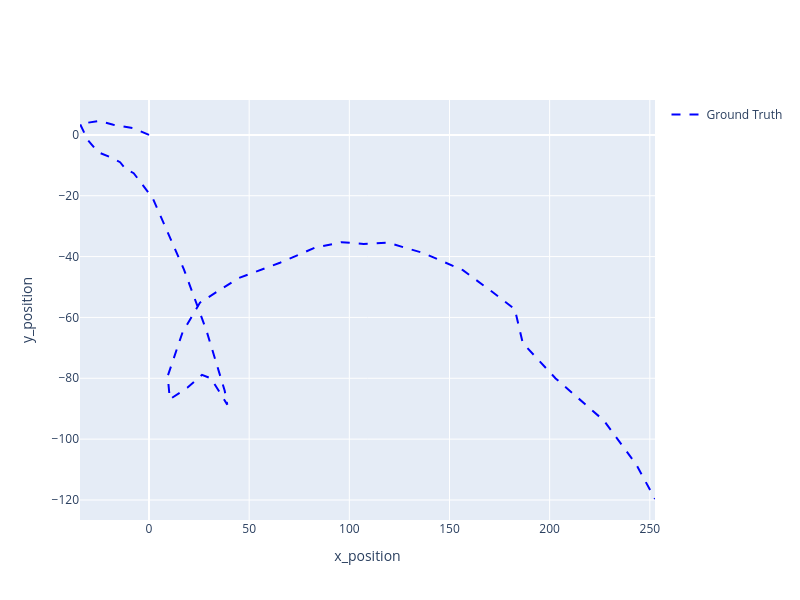

Write notebook code for a chart like this one.
### Markdown cell above
In addition to the ground truth, Stone Soup plotting tools allow measurements and predicted tracks (see later) to be plotted and synced together consistently.

An animated plotter that uses Plotly graph objects can be accessed via the `AnimatedPlotterly` class from Stone Soup.

Note that the animated plotter requires a list of timesteps as an input, and that `tail_length`
is set to 0.3. This means that each data point will be on display for 30% of the total
simulation time. The mapping argument is [0, 2] because those are the x and y position indices from our state vector.

If a static plotter is preferred, the `Plotterly` class can be used instead

### Code cell
# from stonesoup.plotter import AnimatedPlotterly
# plotter = AnimatedPlotterly(timesteps, tail_length=1.0, width=800, height=600)

from stonesoup.plotter import Plotterly, Dimension
# We first plot the generated position components of the generated groundtruth.
xy_plotter= Plotterly(autosize=False, width=800,height=600, axis_labels=['x_position', 'y_position'])
xy_plotter.plot_ground_truths(truth, [0,2],line=dict(color=colors_dict['truth']))
xy_plotter.fig

### Figure 1 — Plotly figure (JSON) as saved in the notebook; plotly's stock layout.template omitted (floating-point values rounded to 4 significant figures)
{"data": [{"legendgroup": "Ground Truth", "legendrank": 100, "line": {"color": "blue", "dash": "dash"}, "mode": "lines", "name": "Ground Truth", "showlegend": true, "text": ["GroundTruthState<br>[[0]\n [1]\n [0]\n [1]]<br>2025-06-02 01:03:48", "GroundTruthState<br>[[-2.30419745]\n [-5.84760842]\n [ 0.6991504 ]\n [ 2.537487  ]]<br>2025-06-02 01:03:49", "GroundTruthState<br>[[-7.66601679]\n [-5.70574346]\n [ 2.19051091]\n [ 1.77747814]]<br>2025-06-02 01:03:50", "GroundTruthState<br>[[-13.162837  ]\n [ -5.65109917]\n [  2.79898105]\n [ -0.35947115]]<br>2025-06-02 01:03:51", "GroundTruthState<br>[[-17.7838805 ]\n [ -4.53818728]\n [  3.32944883]\n [  0.29269278]]<br>2025-06-02 01:03:52", "GroundTruthState<br>[[-25.0283455 ]\n [-10.89599934]\n [  4.56360952]\n [  2.34506157]]<br>2025-06-02 01:03:53", "GroundTruthState<br>[[-34.44229878]\n [ -4.86210918]\n [  3.6096617 ]\n [ -5.43560658]]<br>2025-06-02 01:03:54", "GroundTruthState<br>[[-30.57317154]\n [  6.2378031 ]\n [ -1.65585717]\n [ -6.74969959]]<br>2025-06-02 01:03:55", "GroundTruthState<br>[[-25.4976094 ]\n [  6.03543138]\n [ -5.64721273]\n [ -2.8115182 ]]<br>2025-06-02 01:03:56", "GroundTruthState<br>[[-19.4733401 ]\n [  5.56736661]\n [ -7.27372978]\n [ -0.63863368]]<br>2025-06-02 01:03:57", "GroundTruthState<br>[[-14.43356744]\n [  5.03866102]\n [ -8.97778867]\n [ -5.30612512]]<br>2025-06-02 01:03:58", "GroundTruthState<br>[[-11.53390094]\n [  2.76708548]\n [-11.28803015]\n [ -0.09780792]]<br>2025-06-02 01:03:59", "GroundTruthState<br>[[ -7.63622067]\n [  7.13433569]\n [-12.60142511]\n [ -2.67934512]]<br>2025-06-02 01:04:00", "GroundTruthState<br>[[  1.83183945]\n [ 17.47282807]\n [-20.7695639 ]\n [-24.81829313]]<br>2025-06-02 01:04:01", "GroundTruthState<br>[[ 17.41579162]\n [ 14.2470118 ]\n [-44.18053429]\n [-21.9123913 ]]<br>2025-06-02 01:04:02", "GroundTruthState<br>[[ 28.76823499]\n [ 10.37254019]\n [-64.48803568]\n [-20.18242483]]<br>2025-06-02 01:04:03", "GroundTruthState<br>[[ 37.79357151]\n [  6.14364659]\n [-84.11059973]\n [-19.36396255]]<br>2025-06-02 01:04:04", "GroundTruthState<br>[[ 39.07424055]\n [ -5.09069854]\n [-88.66259152]\n [  4.85624186]]<br>2025-06-02 01:04:05", "GroundTruthState<br>[[ 35.27024878]\n [ -3.87272972]\n [-84.3873499 ]\n [  5.74085337]]<br>2025-06-02 01:04:06", "GroundTruthState<br>[[ 30.98897228]\n [ -4.74956972]\n [-80.03988515]\n [  1.99190864]]<br>2025-06-02 01:04:07", "GroundTruthState<br>[[ 26.45978071]\n [ -4.65859373]\n [-78.85846516]\n [ -0.20761973]]<br>2025-06-02 01:04:08", "GroundTruthState<br>[[ 19.10850648]\n [-11.32706893]\n [-83.12036204]\n [ -5.49270646]]<br>2025-06-02 01:04:09", "GroundTruthState<br>[[ 10.39356196]\n [ -5.66249441]\n [-86.88935566]\n [  2.82369601]]<br>2025-06-02 01:04:10", "GroundTruthState<br>[[  9.34483146]\n [  6.8667648 ]\n [-79.26211636]\n [ 17.11528642]]<br>2025-06-02 01:04:11", "GroundTruthState<br>[[ 16.76747133]\n [  8.33004234]\n [-64.87126932]\n [ 10.83696415]]<br>2025-06-02 01:04:12", "GroundTruthState<br>[[ 25.44350456]\n [ 12.83595379]\n [-55.12920103]\n [  9.96589573]]<br>2025-06-02 01:04:13", "GroundTruthState<br>[[ 44.51374931]\n [ 20.76876578]\n [-47.13326869]\n [  6.17131286]]<br>2025-06-02 01:04:14", "GroundTruthState<br>[[ 65.37661419]\n [ 17.92894768]\n [-42.03724846]\n [  5.90137926]]<br>2025-06-02 01:04:15", "GroundTruthState<br>[[ 82.87797458]\n [ 15.35524839]\n [-37.0689767 ]\n [  4.95725681]]<br>2025-06-02 01:04:16", "GroundTruthState<br>[[ 96.15401344]\n [ 11.68211564]\n [-35.25624508]\n [ -1.72483612]]<br>2025-06-02 01:04:17", "GroundTruthState<br>[[107.1469018 ]\n [ 11.11159028]\n [-35.8366556 ]\n [  1.17706513]]<br>2025-06-02 01:04:18", "GroundTruthState<br>[[ 1.19018329e+02]\n [ 9.51723713e+00]\n [-3.53868999e+01]\n [ 3.53968411e-02]]<br>2025-06-02 01:04:19", "GroundTruthState<br>[[136.83783697]\n [ 22.0962651 ]\n [-38.80698898]\n [ -4.74516546]]<br>2025-06-02 01:04:20", "GroundTruthState<br>[[156.68953465]\n [ 16.63842733]\n [-44.45514549]\n [ -7.55660971]]<br>2025-06-02 01:04:21", "GroundTruthState<br>[[171.77544659]\n [ 13.30619367]\n [-51.8145159 ]\n [ -6.90186413]]<br>2025-06-02 01:04:22", "GroundTruthState<br>[[182.60643451]\n [  2.17828159]\n [-57.2921769 ]\n [ -9.82804315]]<br>2025-06-02 01:04:23", "GroundTruthState<br>[[186.56491052]\n [  5.22694411]\n [-68.42410954]\n [ -9.74720358]]<br>2025-06-02 01:04:24", "GroundTruthState<br>[[202.97682388]\n [ 21.86820034]\n [-80.05504904]\n [-14.65467377]]<br>2025-06-02 01:04:25", "GroundTruthState<br>[[227.00631938]\n [ 23.16372181]\n [-93.86389056]\n [-15.86721033]]<br>2025-06-02 01:04:26", "GroundTruthState<br>[[ 243.23452415]\n [  11.5794846 ]\n [-108.35821472]\n [ -13.19929217]]<br>2025-06-02 01:04:27", "GroundTruthState<br>[[ 252.58792156]\n [   6.44086638]\n [-119.67864675]\n [  -9.7558575 ]]<br>2025-06-02 01:04:28"], "type": "scatter", "x": [0, -2.304, -7.666, -13.16, -17.78, -25.03, -34.44, -30.57, -25.5, -19.47, -14.43, -11.53, -7.636, 1.832, 17.42, 28.77, 37.79, 39.07, 35.27, 30.99, 26.46, 19.11, 10.39, 9.345, 16.77, 25.44, 44.51, 65.38, 82.88, 96.15, 107.1, 119.0, 136.8, 156.7, 171.8, 182.6, 186.6, 203.0, 227.0, 243.2, 252.6], "y": [0, 0.6992, 2.191, 2.799, 3.329, 4.564, 3.61, -1.656, -5.647, -7.274, -8.978, -11.29, -12.6, -20.77, -44.18, -64.49, -84.11, -88.66, -84.39, -80.04, -78.86, -83.12, -86.89, -79.26, -64.87, -55.13, -47.13, -42.04, -37.07, -35.26, -35.84, -35.39, -38.81, -44.46, -51.81, -57.29, -68.42, -80.06, -93.86, -108.4, -119.7]}], "layout": {"autosize": false, "colorway": ["#636EFA", "#EF553B", "#00CC96", "#AB63FA", "#FFA15A", "#19D3F3", "#FF6692", "#B6E880", "#FF97FF", "#FECB52"], "height": 600, "width": 800, "xaxis": {"title": {"text": "x_position"}}, "yaxis": {"title": {"text": "y_position"}}}}
